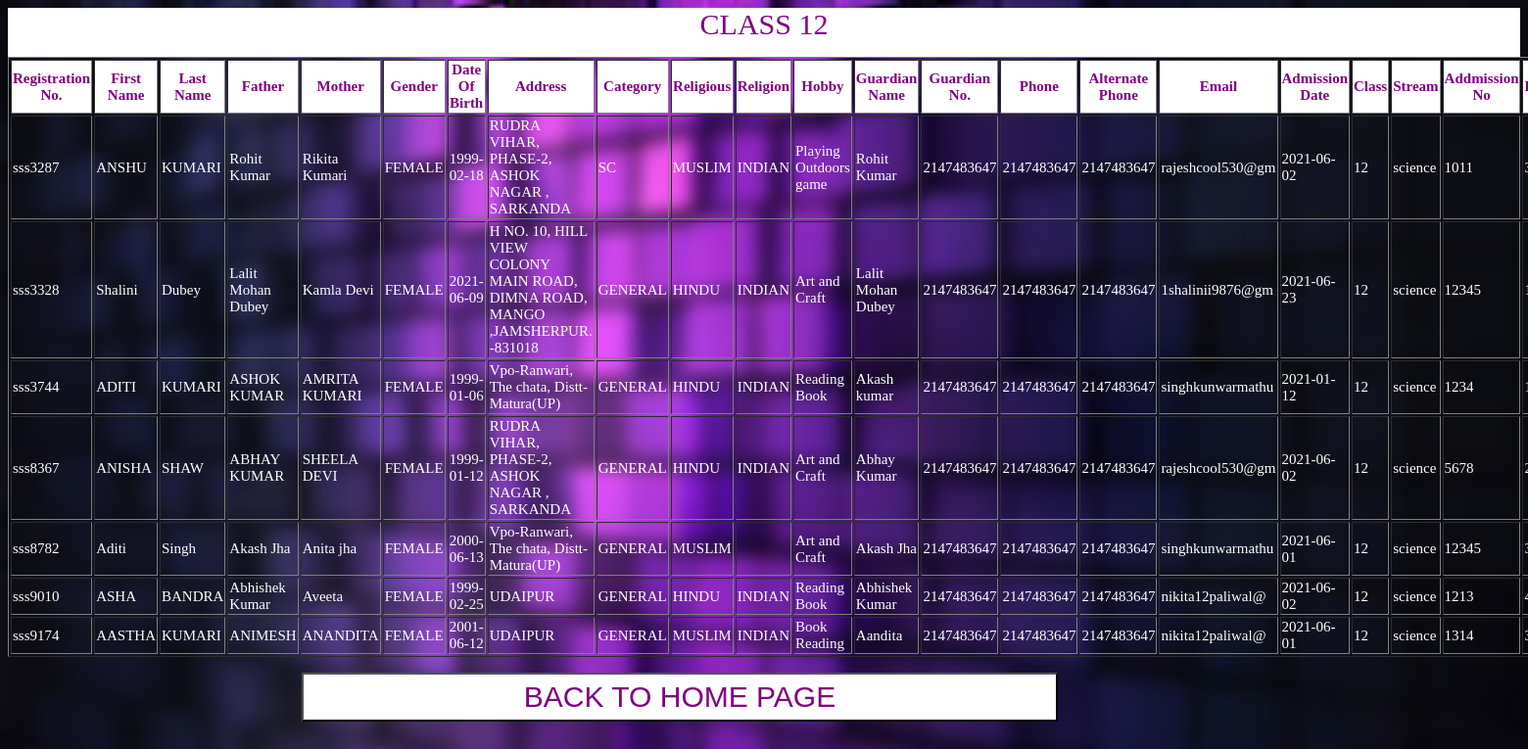
Page /classtwe.php on the committed database.
### tables this page shows
CREATE TABLE `reg` (
  `regno` varchar(10) NOT NULL,
  `fname` text NOT NULL,
  `lname` text NOT NULL,
  `father` text NOT NULL,
  `mother` text NOT NULL,
  `gender` text NOT NULL,
  `dob` date NOT NULL,
  `address` varchar(100) NOT NULL,
  `category` text NOT NULL,
  `religious` text NOT NULL,
  `religion` text NOT NULL,
  `hobby` text NOT NULL,
  `guardian` text NOT NULL,
  `gno` int(11) NOT NULL,
  `phone` int(11) NOT NULL,
  `altno` int(11) NOT NULL,
  `email` varchar(16) NOT NULL,
  `admissiondate` date NOT NULL,
  `class` int(11) DEFAULT NULL,
  `stream` tinytext,
  `subject` text,
  `addnum` int(11) DEFAULT NULL,
  `roll` int(11) DEFAULT NULL
);

### classtwe.php (the view, shortened to what this page needs)
<html>
    <head>
    </head>
    <body>
        <div id="div1">CLASS 12</div>
        <form action="#" method="POST">
         <table border="1">
            <tr>
                <th scope="col">Registration No.</th>
                 <th scope="col">First Name</th>
                 <th scope="col">Last Name</th>
                 <th scope="col">Father</th>
                 <th scope="col">Mother</th>
                 <th scope="col">Gender</th>
                 <th scope="col">Date Of Birth</th>
                 <th scope="col">Address</th>
                 <th scope="col">Category</th>
                 <th scope="col">Religious</th>
                 <th scope="col">Religion</th>
                 <th scope="col">Hobby</th>
                 <th scope="col">Guardian Name</th>
                 <th scope="col">Guardian No.</th>
                 <th scope="col">Phone</th>
                 <th scope="col">Alternate Phone</th>
                 <th scope="col">Email</th>
                 <th scope="col">Admission Date</th>
                 <th scope="col">Class</th>
                 <th scope="col">Stream</th>
                 <th scope="col">Addmission No</th>
                 <th scope="col">Roll</th>
             </tr>
                <?php
                $conn=mysqli_connect("localhost","root","","intern");
			        	$query = "select * from reg where class=12";
			        	$result = mysqli_query($conn,$query)or die("select error");
			         	while($row = mysqli_fetch_array($result))
			        	{
			      		echo ' <tr>
							  <td>'.$row["regno"].'</td>
                              <td>'.$row["fname"].'</td>
							  <td>'.$row["lname"].'</td>
                              <td>'.$row["father"].'</td>
                              <td>'.$row["mother"].'</td>
                              <td>'.$row["gender"].'</td>
                              <td>'.$row["dob"].'</td>
                              <td>'.$row["address"].'</td>
                              <td>'.$row["category"].'</td>
                              <td>'.$row["religious"].'</td>
                              <td>'.$row["religion"].'</td>
                              <td>'.$row["hobby"].'</td>
                              <td>'.$row["guardian"].'</td>
                              <td>'.$row["gno"].'</td>
                              <td>'.$row["phone"].'</td>
                              <td>'.$row["altno"].'</td>
                              <td>'.$row["email"].'</td>
                              <td>'.$row["admissiondate"].'</td>
                              <td>'.$row["class"].'</td>
                              <td>'.$row["stream"].'</td>
                              <td>'.$row["addnum"].'</td>
                              <td>'.$row["roll"].'</td>
                             </tr>';
			         	}
                         echo "</table>"
                         ?>
        </form>
        <div id=div2><a href="afterlogin.php"><button>BACK TO HOME PAGE</button></a></div>
    </body>
</html>

### classtwe.php (style rules this page uses)
body { background-image:url('todayclass1.jpg'); background-size:cover; background-repeat:no-repeat; backdrop-filter:blur(9px); }
button { width:50%; height:50px; background-color:white; color:purple; font-size:30px; margin-left:300px; font-family:Arial; }
#div2 { content-align:center; }
#div1 { width:100%; height:50px; text-align:center; font-size:30px; color:purple; background-color:white; float:left; }
table { margin-top: 50px; font-size: 15px; color:white; width:auto; }
th { background-color: white; width:auto; color: purple; }
td { width:auto; }

### rows in the picture
reg: regno "sss3287", fname "ANSHU", lname "KUMARI", father "Rohit Kumar", mother "Rikita Kumari", gender "FEMALE", dob "1999-02-18", address "RUDRA VIHAR, PHASE-2, ASHOK NAGAR , SARKANDA", category "SC", religious "MUSLIM", religion "INDIAN", hobby "Playing Outdoors game", guardian "Rohit Kumar", gno "2147483647", phone "2147483647", altno "2147483647", email "rajeshcool530@gm", admissiondate "2021-06-02", class "12", stream "science", addnum "1011"
reg: regno "sss3328", fname "Shalini", lname "Dubey", father "Lalit Mohan Dubey", mother "Kamla Devi", gender "FEMALE", dob "2021-06-09", address "H NO. 10, HILL VIEW COLONY MAIN ROAD, DIMNA ROAD, MANGO ,JAMSHERPUR. -831018", category "GENERAL", religious "HINDU", religion "INDIAN", hobby "Art and Craft", guardian "Lalit Mohan Dubey", gno "2147483647", phone "2147483647", altno "2147483647", email "1shalinii9876@gm", admissiondate "2021-06-23", class "12", stream "science", addnum "12345"
reg: regno "sss3744", fname "ADITI", lname "KUMARI", father "ASHOK KUMAR", mother "AMRITA KUMARI", gender "FEMALE", dob "1999-01-06", address "Vpo-Ranwari, The chata, Distt- Matura(UP)", category "GENERAL", religious "HINDU", religion "INDIAN", hobby "Reading Book", guardian "Akash kumar", gno "2147483647", phone "2147483647", altno "2147483647", email "singhkunwarmathu", admissiondate "2021-01-12", class "12", stream "science", addnum "1234"
reg: regno "sss8367", fname "ANISHA", lname "SHAW", father "ABHAY KUMAR", mother "SHEELA DEVI", gender "FEMALE", dob "1999-01-12", address "RUDRA VIHAR, PHASE-2, ASHOK NAGAR , SARKANDA", category "GENERAL", religious "HINDU", religion "INDIAN", hobby "Art and Craft", guardian "Abhay Kumar", gno "2147483647", phone "2147483647", altno "2147483647", email "rajeshcool530@gm", admissiondate "2021-06-02", class "12", stream "science", addnum "5678"
reg: regno "sss8782", fname "Aditi", lname "Singh", father "Akash Jha", mother "Anita jha", gender "FEMALE", dob "2000-06-13", address "Vpo-Ranwari, The chata, Distt- Matura(UP)", category "GENERAL", religious "MUSLIM", hobby "Art and Craft", guardian "Akash Jha", gno "2147483647", phone "2147483647", altno "2147483647", email "singhkunwarmathu", admissiondate "2021-06-01", class "12", stream "science", addnum "12345"
reg: regno "sss9010", fname "ASHA", lname "BANDRA", father "Abhishek Kumar", mother "Aveeta", gender "FEMALE", dob "1999-02-25", address "UDAIPUR", category "GENERAL", religious "HINDU", religion "INDIAN", hobby "Reading Book", guardian "Abhishek Kumar", gno "2147483647", phone "2147483647", altno "2147483647", email "nikita12paliwal@", admissiondate "2021-06-02", class "12", stream "science", addnum "1213"
reg: regno "sss9174", fname "AASTHA", lname "KUMARI", father "ANIMESH", mother "ANANDITA", gender "FEMALE", dob "2001-06-12", address "UDAIPUR", category "GENERAL", religious "MUSLIM", religion "INDIAN", hobby "Book Reading", guardian "Aandita", gno "2147483647", phone "2147483647", altno "2147483647", email "nikita12paliwal@", admissiondate "2021-06-01", class "12", stream "science", addnum "1314"
